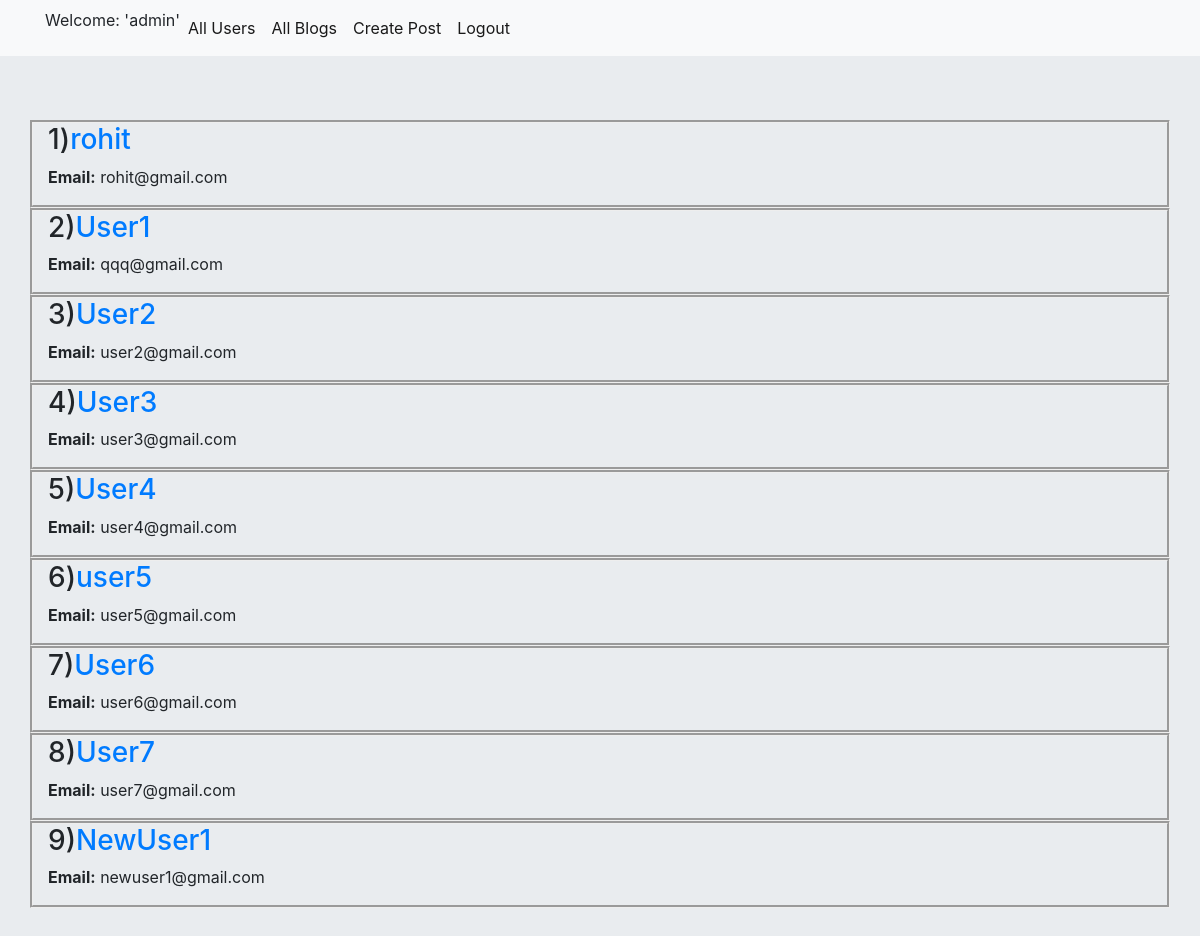
The app's page /users/ (signed in) with its own data.
### blog/models.py (models this page shows, shortened)
class CustomUser(AbstractUser):
    blocked = models.ManyToManyField('CustomUser',related_name='blocked_users',blank=True)
    liked_posts = models.ManyToManyField('Post',related_name='liked_posts',blank=True)

### blog/views.py (the view)
# urls.py: path('users/',views.UserListView.as_view(),name='user_list'),
class UserListView(ListView):
    model = CustomUser
    context_object_name = 'user_list'
    def get_queryset(self):
        current_user = self.request.user
        if current_user.is_authenticated:
            blocked_users = current_user.blocked.all().values_list('id')
            blocked_by = [user.id for user in CustomUser.objects.all() if current_user in user.blocked.all()]
            return CustomUser.objects.filter(~Q(id__in=blocked_users)).filter(~Q(id__in=blocked_by)).exclude(is_staff=True).exclude(id__exact=current_user.id)
        else:
            return CustomUser.objects.all()

### blog/templates/blog/customuser_list.html (shortened to what this page needs)
{% extends 'blog/base.html' %}
{% block content %}
<div class="jumbotron jumbotron-fluid">
    {% for person in user_list%}
    <div class="container"  style="border-style:groove">
        <h3>{{ forloop.counter }})<a href="{% url 'blog:user_details' pk=person.id %}">{{ person.username }}</a></h3>
        <div >
            <div>
            <p class="text-justify"><strong>Email:</strong> {{ person.email }}</p>
                </div>
            </div>
    </div>
    {% endfor %}
</div>
{% endblock %}

### blog/templates/blog/base.html (shortened to what this page needs)
<!DOCTYPE html>
<html lang="en">
<head>
    <link rel="stylesheet" href="https://stackpath.bootstrapcdn.com/bootstrap/4.5.2/css/bootstrap.min.css">
</head>
<body>
<nav class="navbar navbar-expand-lg navbar-light bg-light">
    <div class="container">
    <ul class="navbar-nav">
        {% if user.is_authenticated %}
        <li class="nav-item active" ><p>Welcome: '{{ user.username }}'</p></li>
        <li class="nav-item active">
            <a class="nav-link" href="{% url 'blog:user_list' %}">All Users</a>
        </li>
        <li class="nav-item active">
            <a class="nav-link" href="/">All Blogs</a>
        </li>
        <li class="nav-item active">
                <a class="nav-link" href="{% url 'blog:post_create' %}">Create Post</a>
            </li>
            <li class="nav-item active">
                <a class="nav-link" href="{%url 'logout' %}?next=/">Logout</a>
            </li>
    {% endif %}
</div>
</nav>
{% block content %}
{% endblock %}
</body>
</html>

### records on screen
CustomUser: username "admin"
CustomUser: username "rohit", email "rohit@gmail.com"
CustomUser: username "User1", email "qqq@gmail.com"
CustomUser: username "User2", email "user2@gmail.com"
CustomUser: username "User3", email "user3@gmail.com"
CustomUser: username "User4", email "user4@gmail.com"
CustomUser: username "user5", email "user5@gmail.com"
CustomUser: username "User6", email "user6@gmail.com"
CustomUser: username "User7", email "user7@gmail.com"
CustomUser: username "NewUser1", email "newuser1@gmail.com"
